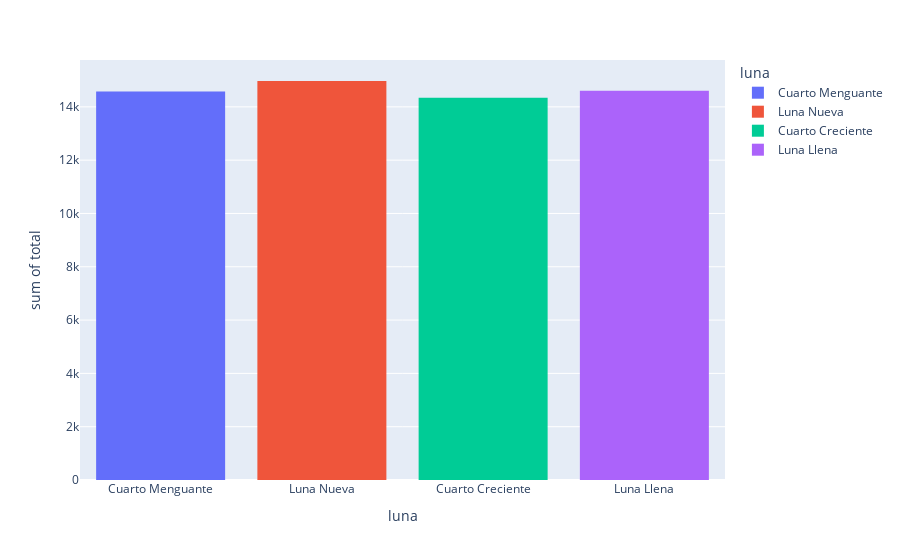

Write notebook code for a chart like this one.
### Code cell
fig_luna = px.histogram(ing_lunas, x="luna",y='total',color = 'luna')
fig_luna.show()

### Figure 1 — Plotly figure (JSON) as saved in the notebook; plotly's stock layout.template omitted (floating-point values rounded to 4 significant figures)
{"data": [{"alignmentgroup": "True", "bingroup": "x", "histfunc": "sum", "hovertemplate": "luna=%{x}<br>sum of total=%{y}<extra></extra>", "legendgroup": "Cuarto Menguante", "marker": {"color": "#636efa", "pattern": {"shape": ""}}, "name": "Cuarto Menguante", "offsetgroup": "Cuarto Menguante", "orientation": "v", "showlegend": true, "type": "histogram", "x": ["Cuarto Menguante"], "xaxis": "x", "y": [14579], "yaxis": "y"}, {"alignmentgroup": "True", "bingroup": "x", "histfunc": "sum", "hovertemplate": "luna=%{x}<br>sum of total=%{y}<extra></extra>", "legendgroup": "Luna Nueva", "marker": {"color": "#EF553B", "pattern": {"shape": ""}}, "name": "Luna Nueva", "offsetgroup": "Luna Nueva", "orientation": "v", "showlegend": true, "type": "histogram", "x": ["Luna Nueva"], "xaxis": "x", "y": [14970], "yaxis": "y"}, {"alignmentgroup": "True", "bingroup": "x", "histfunc": "sum", "hovertemplate": "luna=%{x}<br>sum of total=%{y}<extra></extra>", "legendgroup": "Cuarto Creciente", "marker": {"color": "#00cc96", "pattern": {"shape": ""}}, "name": "Cuarto Creciente", "offsetgroup": "Cuarto Creciente", "orientation": "v", "showlegend": true, "type": "histogram", "x": ["Cuarto Creciente"], "xaxis": "x", "y": [14341], "yaxis": "y"}, {"alignmentgroup": "True", "bingroup": "x", "histfunc": "sum", "hovertemplate": "luna=%{x}<br>sum of total=%{y}<extra></extra>", "legendgroup": "Luna Llena", "marker": {"color": "#ab63fa", "pattern": {"shape": ""}}, "name": "Luna Llena", "offsetgroup": "Luna Llena", "orientation": "v", "showlegend": true, "type": "histogram", "x": ["Luna Llena"], "xaxis": "x", "y": [14604], "yaxis": "y"}], "layout": {"barmode": "relative", "legend": {"title": {"text": "luna"}, "tracegroupgap": 0}, "margin": {"t": 60}, "xaxis": {"anchor": "y", "categoryarray": ["Cuarto Menguante", "Luna Nueva", "Cuarto Creciente", "Luna Llena"], "categoryorder": "array", "domain": [0, 1], "title": {"text": "luna"}}, "yaxis": {"anchor": "x", "domain": [0, 1], "title": {"text": "sum of total"}}}}
